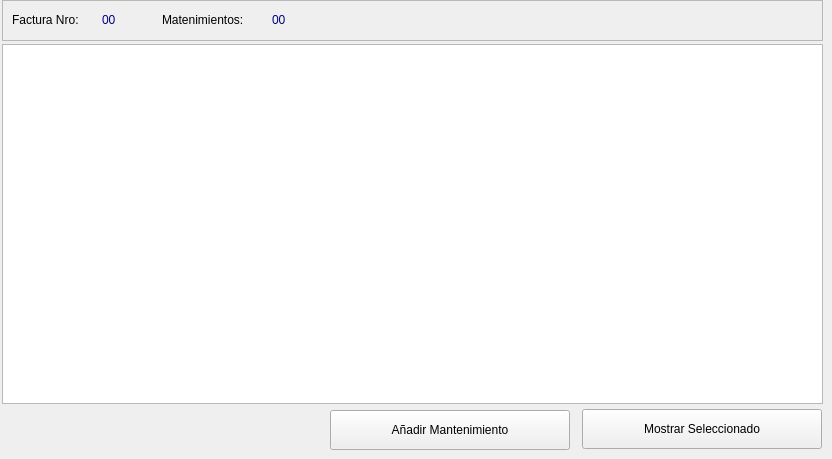
      <widget class="QWidget" name="tab">
       <attribute name="icon">
        <iconset resource="polaris.qrc">
         <normaloff>:/Icons/icons/aceite.png</normaloff>:/Icons/icons/aceite.png</iconset>
       </attribute>
       <attribute name="title">
        <string>Mantenimientos</string>
       </attribute>
       <widget class="QTableWidget" name="tbl_mantenimientos">
        <property name="geometry">
         <rect>
          <x>2</x>
          <y>44</y>
          <width>821</width>
          <height>360</height>
         </rect>
        </property>
        <property name="toolTip">
         <string>Resultados Búsqueda</string>
        </property>
       </widget>
       <widget class="QFrame" name="frame_3">
        <property name="geometry">
         <rect>
          <x>2</x>
          <y>0</y>
          <width>821</width>
          <height>41</height>
         </rect>
        </property>
        <property name="frameShape">
         <enum>QFrame::StyledPanel</enum>
        </property>
        <property name="frameShadow">
         <enum>QFrame::Raised</enum>
        </property>
        <widget class="QLabel" name="lbl_mantenimientoa_2">
         <property name="geometry">
          <rect>
           <x>160</x>
           <y>10</y>
           <width>110</width>
           <height>20</height>
          </rect>
         </property>
         <property name="text">
          <string>Matenimientos:</string>
         </property>
        </widget>
        <widget class="QLabel" name="lbl_ultimo_mantenimientoa">
         <property name="geometry">
          <rect>
           <x>10</x>
           <y>10</y>
           <width>91</width>
           <height>20</height>
          </rect>
         </property>
         <property name="text">
          <string>Factura Nro:</string>
         </property>
        </widget>
        <widget class="QLabel" name="lbl_ultimo_mantenimientob">
         <property name="geometry">
          <rect>
           <x>100</x>
           <y>10</y>
           <width>71</width>
           <height>20</height>
          </rect>
         </property>
         <property name="toolTip">
          <string>Fecha de Registro en el sistema</string>
         </property>
         <property name="text">
          <string>&lt;html&gt;&lt;head/&gt;&lt;body&gt;&lt;p&gt;&lt;span style=&quot; color:#00007f;&quot;&gt;00&lt;/span&gt;&lt;/p&gt;&lt;/body&gt;&lt;/html&gt;</string>
         </property>
        </widget>
        <widget class="QLabel" name="lbl_mantenimientob_2">
         <property name="geometry">
          <rect>
           <x>270</x>
           <y>10</y>
           <width>40</width>
           <height>20</height>
          </rect>
         </property>
         <property name="toolTip">
          <string>Fecha de Registro en el sistema</string>
         </property>
         <property name="text">
          <string>&lt;html&gt;&lt;head/&gt;&lt;body&gt;&lt;p&gt;&lt;span style=&quot; color:#00007f;&quot;&gt;00&lt;/span&gt;&lt;/p&gt;&lt;/body&gt;&lt;/html&gt;</string>
         </property>
        </widget>
       </widget>
       <widget class="QPushButton" name="btn_monstrar_9">
        <property name="geometry">
         <rect>
          <x>330</x>
          <y>410</y>
          <width>240</width>
          <height>40</height>
         </rect>
        </property>
        <property name="text">
         <string>Añadir Mantenimiento</string>
        </property>
        <property name="icon">
         <iconset resource="polaris.qrc">
          <normaloff>:/Icons/icons/add.png</normaloff>:/Icons/icons/add.png</iconset>
        </property>
       </widget>
       <widget class="QPushButton" name="btn_monstrar_8">
        <property name="geometry">
         <rect>
          <x>582</x>
          <y>409</y>
          <width>240</width>
          <height>40</height>
         </rect>
        </property>
        <property name="text">
         <string>Mostrar Seleccionado</string>
        </property>
        <property name="icon">
         <iconset>
          <normalon>:/Icons/icons/apply.png</normalon>
         </iconset>
        </property>
       </widget>
      </widget>
